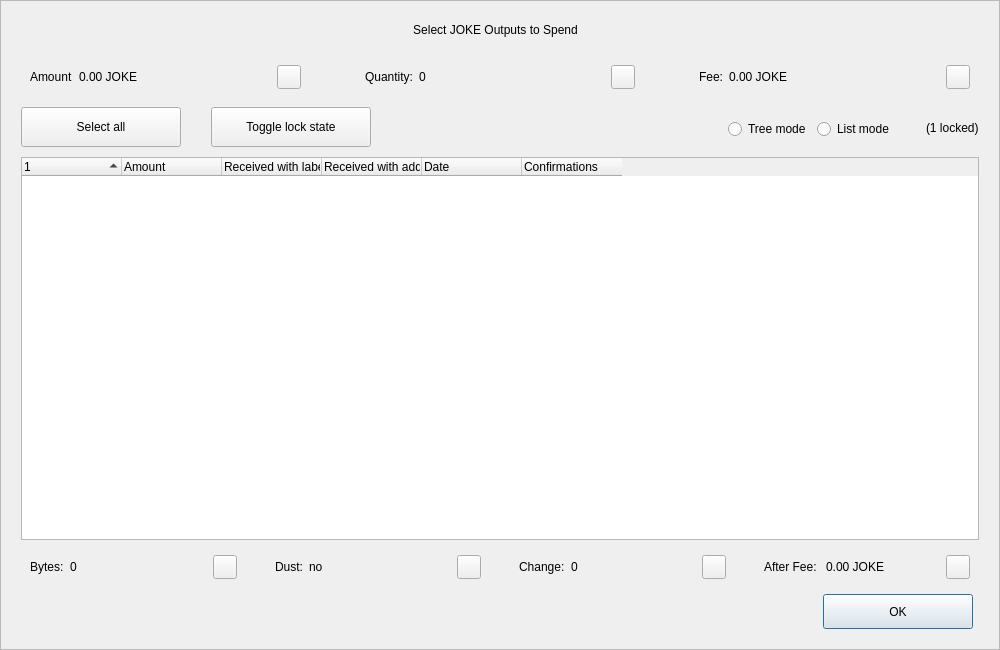
<?xml version="1.0" encoding="UTF-8"?>
<ui version="4.0">
 <class>CoinControlDialog</class>
 <widget class="QDialog" name="CoinControlDialog">
  <property name="geometry">
   <rect>
    <x>0</x>
    <y>0</y>
    <width>1000</width>
    <height>650</height>
   </rect>
  </property>
  <property name="minimumSize">
   <size>
    <width>950</width>
    <height>650</height>
   </size>
  </property>
  <property name="windowTitle">
   <string>Coin Selection</string>
  </property>
  <property name="styleSheet">
   <string notr="true"/>
  </property>
  <layout class="QVBoxLayout" name="verticalLayout">
   <property name="spacing">
    <number>0</number>
   </property>
   <property name="leftMargin">
    <number>0</number>
   </property>
   <property name="topMargin">
    <number>0</number>
   </property>
   <property name="rightMargin">
    <number>0</number>
   </property>
   <property name="bottomMargin">
    <number>0</number>
   </property>
   <item>
    <widget class="QFrame" name="frameContainer">
     <property name="toolTipDuration">
      <number>0</number>
     </property>
     <property name="frameShape">
      <enum>QFrame::StyledPanel</enum>
     </property>
     <property name="frameShadow">
      <enum>QFrame::Raised</enum>
     </property>
     <layout class="QVBoxLayout" name="verticalLayout_2">
      <property name="leftMargin">
       <number>0</number>
      </property>
      <property name="rightMargin">
       <number>0</number>
      </property>
      <property name="bottomMargin">
       <number>20</number>
      </property>
      <item>
       <layout class="QHBoxLayout" name="horizontalLayout_12">
        <property name="spacing">
         <number>0</number>
        </property>
        <property name="leftMargin">
         <number>20</number>
        </property>
        <property name="rightMargin">
         <number>30</number>
        </property>
        <item>
         <spacer name="horizontalSpacer_4">
          <property name="orientation">
           <enum>Qt::Horizontal</enum>
          </property>
          <property name="sizeHint" stdset="0">
           <size>
            <width>40</width>
            <height>20</height>
           </size>
          </property>
         </spacer>
        </item>
        <item>
         <widget class="QLabel" name="labelTitle">
          <property name="minimumSize">
           <size>
            <width>0</width>
            <height>40</height>
           </size>
          </property>
          <property name="maximumSize">
           <size>
            <width>16777215</width>
            <height>40</height>
           </size>
          </property>
          <property name="text">
           <string>Select JOKE Outputs to Spend</string>
          </property>
          <property name="alignment">
           <set>Qt::AlignCenter</set>
          </property>
          <property name="margin">
           <number>7</number>
          </property>
         </widget>
        </item>
        <item>
         <spacer name="horizontalSpacer_5">
          <property name="orientation">
           <enum>Qt::Horizontal</enum>
          </property>
          <property name="sizeHint" stdset="0">
           <size>
            <width>40</width>
            <height>20</height>
           </size>
          </property>
         </spacer>
        </item>
       </layout>
      </item>
      <item>
       <layout class="QHBoxLayout" name="horizontalLayout_8">
        <property name="leftMargin">
         <number>20</number>
        </property>
        <property name="rightMargin">
         <number>20</number>
        </property>
        <item>
         <widget class="QWidget" name="layoutAmount" native="true">
          <layout class="QHBoxLayout" name="horizontalLayout_9" stretch="0,1,0">
           <item>
            <widget class="QLabel" name="labelCoinControlAmountText">
             <property name="text">
              <string>Amount</string>
             </property>
            </widget>
           </item>
           <item>
            <widget class="QLabel" name="labelCoinControlAmount">
             <property name="text">
              <string>0.00 JOKE</string>
             </property>
            </widget>
           </item>
           <item alignment="Qt::AlignHCenter|Qt::AlignVCenter">
            <widget class="QPushButton" name="pushButtonAmount">
             <property name="minimumSize">
              <size>
               <width>0</width>
               <height>24</height>
              </size>
             </property>
             <property name="maximumSize">
              <size>
               <width>24</width>
               <height>26</height>
              </size>
             </property>
             <property name="focusPolicy">
              <enum>Qt::NoFocus</enum>
             </property>
             <property name="styleSheet">
              <string notr="true">padding-bottom:2px;
padding-right:4px;</string>
             </property>
             <property name="text">
              <string/>
             </property>
            </widget>
           </item>
          </layout>
         </widget>
        </item>
        <item>
         <spacer name="horizontalSpacer_2">
          <property name="orientation">
           <enum>Qt::Horizontal</enum>
          </property>
          <property name="sizeType">
           <enum>QSizePolicy::Fixed</enum>
          </property>
          <property name="sizeHint" stdset="0">
           <size>
            <width>40</width>
            <height>20</height>
           </size>
          </property>
         </spacer>
        </item>
        <item>
         <widget class="QWidget" name="layoutQuantity" native="true">
          <layout class="QHBoxLayout" name="horizontalLayout_10" stretch="0,1,0">
           <item>
            <widget class="QLabel" name="labelCoinControlQuantityText">
             <property name="text">
              <string>Quantity:</string>
             </property>
            </widget>
           </item>
           <item>
            <widget class="QLabel" name="labelCoinControlQuantity">
             <property name="text">
              <string>0</string>
             </property>
            </widget>
           </item>
           <item alignment="Qt::AlignHCenter|Qt::AlignVCenter">
            <widget class="QPushButton" name="pushButtonQuantity">
             <property name="minimumSize">
              <size>
               <width>0</width>
               <height>24</height>
              </size>
             </property>
             <property name="maximumSize">
              <size>
               <width>24</width>
               <height>26</height>
              </size>
             </property>
             <property name="focusPolicy">
              <enum>Qt::NoFocus</enum>
             </property>
             <property name="styleSheet">
              <string notr="true">padding-bottom:2px;
               padding-right:4px;</string>
             </property>
             <property name="text">
              <string/>
             </property>
            </widget>
           </item>
          </layout>
         </widget>
        </item>
        <item>
         <spacer name="horizontalSpacer_22">
          <property name="orientation">
           <enum>Qt::Horizontal</enum>
          </property>
          <property name="sizeType">
           <enum>QSizePolicy::Fixed</enum>
          </property>
          <property name="sizeHint" stdset="0">
           <size>
            <width>40</width>
            <height>20</height>
           </size>
          </property>
         </spacer>
        </item>
        <item>
         <widget class="QWidget" name="layoutFee" native="true">
          <layout class="QHBoxLayout" name="horizontalLayout_11" stretch="0,1,0">
           <item>
            <widget class="QLabel" name="labelCoinControlFeeText">
             <property name="text">
              <string>Fee:</string>
             </property>
            </widget>
           </item>
           <item>
            <widget class="QLabel" name="labelCoinControlFee">
             <property name="text">
              <string>0.00 JOKE</string>
             </property>
            </widget>
           </item>
           <item alignment="Qt::AlignHCenter|Qt::AlignVCenter">
            <widget class="QPushButton" name="pushButtonFee">
             <property name="minimumSize">
              <size>
               <width>0</width>
               <height>24</height>
              </size>
             </property>
             <property name="maximumSize">
              <size>
               <width>24</width>
               <height>26</height>
              </size>
             </property>
             <property name="focusPolicy">
              <enum>Qt::NoFocus</enum>
             </property>
             <property name="styleSheet">
              <string notr="true">padding-bottom:2px;
               padding-right:4px;</string>
             </property>
             <property name="text">
              <string/>
             </property>
            </widget>
           </item>
          </layout>
         </widget>
        </item>
       </layout>
      </item>
      <item>
       <widget class="QFrame" name="frame">
        <property name="minimumSize">
         <size>
          <width>0</width>
          <height>40</height>
         </size>
        </property>
        <property name="styleSheet">
         <string notr="true">#frame {
	border:0;
}</string>
        </property>
        <property name="frameShape">
         <enum>QFrame::StyledPanel</enum>
        </property>
        <property name="frameShadow">
         <enum>QFrame::Sunken</enum>
        </property>
        <layout class="QHBoxLayout" name="horizontalLayout">
         <property name="spacing">
          <number>0</number>
         </property>
         <property name="leftMargin">
          <number>20</number>
         </property>
         <property name="topMargin">
          <number>0</number>
         </property>
         <property name="rightMargin">
          <number>20</number>
         </property>
         <property name="bottomMargin">
          <number>0</number>
         </property>
         <item>
          <layout class="QHBoxLayout" name="horizontalLayoutPanel" stretch="0,0,0,0,0,0">
           <property name="spacing">
            <number>20</number>
           </property>
           <item>
            <widget class="QPushButton" name="pushButtonSelectAll">
             <property name="sizePolicy">
              <sizepolicy hsizetype="Maximum" vsizetype="Fixed">
               <horstretch>0</horstretch>
               <verstretch>0</verstretch>
              </sizepolicy>
             </property>
             <property name="minimumSize">
              <size>
               <width>160</width>
               <height>40</height>
              </size>
             </property>
             <property name="maximumSize">
              <size>
               <width>16777215</width>
               <height>40</height>
              </size>
             </property>
             <property name="text">
              <string>Select all</string>
             </property>
             <property name="checkable">
              <bool>true</bool>
             </property>
             <property name="checked">
              <bool>false</bool>
             </property>
             <property name="autoExclusive">
              <bool>false</bool>
             </property>
             <property name="autoDefault">
              <bool>false</bool>
             </property>
            </widget>
           </item>
           <item>
            <spacer name="horizontalSpacer_6">
             <property name="orientation">
              <enum>Qt::Horizontal</enum>
             </property>
             <property name="sizeType">
              <enum>QSizePolicy::Fixed</enum>
             </property>
             <property name="sizeHint" stdset="0">
              <size>
               <width>10</width>
               <height>20</height>
              </size>
             </property>
            </spacer>
           </item>
           <item>
            <widget class="QPushButton" name="pushButtonToggleLock">
             <property name="sizePolicy">
              <sizepolicy hsizetype="Maximum" vsizetype="Fixed">
               <horstretch>0</horstretch>
               <verstretch>0</verstretch>
              </sizepolicy>
             </property>
             <property name="minimumSize">
              <size>
               <width>160</width>
               <height>40</height>
              </size>
             </property>
             <property name="maximumSize">
              <size>
               <width>16777215</width>
               <height>40</height>
              </size>
             </property>
             <property name="text">
              <string>Toggle lock state</string>
             </property>
             <property name="checkable">
              <bool>true</bool>
             </property>
             <property name="autoExclusive">
              <bool>false</bool>
             </property>
             <property name="autoDefault">
              <bool>false</bool>
             </property>
            </widget>
           </item>
           <item>
            <spacer name="horizontalSpacer_7">
             <property name="orientation">
              <enum>Qt::Horizontal</enum>
             </property>
             <property name="sizeType">
              <enum>QSizePolicy::Expanding</enum>
             </property>
             <property name="sizeHint" stdset="0">
              <size>
               <width>30</width>
               <height>20</height>
              </size>
             </property>
            </spacer>
           </item>
           <item alignment="Qt::AlignRight">
            <widget class="QGroupBox" name="groupBox_2">
             <property name="styleSheet">
              <string notr="true">#groupBox_2 {
    background-color:transparent;
    border-radius:0;
}</string>
             </property>
             <property name="title">
              <string/>
             </property>
             <layout class="QHBoxLayout" name="horizontalLayout_14">
              <item>
               <widget class="QRadioButton" name="radioTreeMode">
                <property name="sizePolicy">
                 <sizepolicy hsizetype="Maximum" vsizetype="Fixed">
                  <horstretch>0</horstretch>
                  <verstretch>0</verstretch>
                 </sizepolicy>
                </property>
                <property name="text">
                 <string>Tree mode</string>
                </property>
               </widget>
              </item>
              <item>
               <widget class="QRadioButton" name="radioListMode">
                <property name="sizePolicy">
                 <sizepolicy hsizetype="Maximum" vsizetype="Fixed">
                  <horstretch>0</horstretch>
                  <verstretch>0</verstretch>
                 </sizepolicy>
                </property>
                <property name="text">
                 <string>List mode</string>
                </property>
                <property name="checked">
                 <bool>false</bool>
                </property>
               </widget>
              </item>
             </layout>
            </widget>
           </item>
           <item>
            <widget class="QLabel" name="labelLocked">
             <property name="text">
              <string>(1 locked)</string>
             </property>
            </widget>
           </item>
          </layout>
         </item>
        </layout>
       </widget>
      </item>
      <item>
       <layout class="QHBoxLayout" name="horizontalLayout_13">
        <property name="leftMargin">
         <number>20</number>
        </property>
        <property name="rightMargin">
         <number>20</number>
        </property>
        <item>
         <widget class="CoinControlTreeWidget" name="treeWidget">
          <property name="contextMenuPolicy">
           <enum>Qt::CustomContextMenu</enum>
          </property>
          <property name="styleSheet">
           <string notr="true"/>
          </property>
          <property name="sortingEnabled">
           <bool>false</bool>
          </property>
          <property name="columnCount">
           <number>6</number>
          </property>
          <attribute name="headerShowSortIndicator" stdset="0">
           <bool>true</bool>
          </attribute>
          <attribute name="headerStretchLastSection">
           <bool>false</bool>
          </attribute>
          <column>
           <property name="text">
            <string/>
           </property>
          </column>
          <column>
           <property name="text">
            <string>Amount</string>
           </property>
          </column>
          <column>
           <property name="text">
            <string>Received with label</string>
           </property>
          </column>
          <column>
           <property name="text">
            <string>Received with address</string>
           </property>
          </column>
          <column>
           <property name="text">
            <string>Date</string>
           </property>
          </column>
          <column>
           <property name="text">
            <string>Confirmations</string>
           </property>
           <property name="toolTip">
            <string>Confirmed</string>
           </property>
          </column>
         </widget>
        </item>
       </layout>
      </item>
      <item>
       <layout class="QHBoxLayout" name="horizontalLayout_3">
        <property name="spacing">
         <number>20</number>
        </property>
        <property name="leftMargin">
         <number>20</number>
        </property>
        <property name="rightMargin">
         <number>20</number>
        </property>
        <item>
         <widget class="QWidget" name="layoutBytes" native="true">
          <layout class="QHBoxLayout" name="horizontalLayout_4" stretch="0,1,0">
           <item>
            <widget class="QLabel" name="labelCoinControlBytesText">
             <property name="text">
              <string>Bytes:</string>
             </property>
            </widget>
           </item>
           <item>
            <widget class="QLabel" name="labelCoinControlBytes">
             <property name="text">
              <string>0</string>
             </property>
            </widget>
           </item>
           <item alignment="Qt::AlignHCenter|Qt::AlignVCenter">
            <widget class="QPushButton" name="pushButtonBytes">
             <property name="minimumSize">
              <size>
               <width>0</width>
               <height>24</height>
              </size>
             </property>
             <property name="maximumSize">
              <size>
               <width>24</width>
               <height>26</height>
              </size>
             </property>
             <property name="focusPolicy">
              <enum>Qt::NoFocus</enum>
             </property>
             <property name="styleSheet">
              <string notr="true">padding-bottom:2px;
               padding-right:4px;</string>
             </property>
             <property name="text">
              <string/>
             </property>
            </widget>
           </item>
          </layout>
         </widget>
        </item>
        <item>
         <widget class="QWidget" name="layoutDust" native="true">
          <layout class="QHBoxLayout" name="horizontalLayout_5" stretch="0,1,0">
           <item>
            <widget class="QLabel" name="labelCoinControlLowOutputText">
             <property name="text">
              <string>Dust:</string>
             </property>
            </widget>
           </item>
           <item>
            <widget class="QLabel" name="labelCoinControlLowOutput">
             <property name="text">
              <string>no</string>
             </property>
            </widget>
           </item>
           <item alignment="Qt::AlignHCenter|Qt::AlignVCenter">
            <widget class="QPushButton" name="pushButtonDust">
             <property name="minimumSize">
              <size>
               <width>0</width>
               <height>24</height>
              </size>
             </property>
             <property name="maximumSize">
              <size>
               <width>24</width>
               <height>26</height>
              </size>
             </property>
             <property name="focusPolicy">
              <enum>Qt::NoFocus</enum>
             </property>
             <property name="styleSheet">
              <string notr="true">padding-bottom:2px;
               padding-right:4px;</string>
             </property>
             <property name="text">
              <string/>
             </property>
            </widget>
           </item>
          </layout>
         </widget>
        </item>
        <item>
         <widget class="QWidget" name="layoutChange" native="true">
          <layout class="QHBoxLayout" name="horizontalLayout_6" stretch="0,1,0">
           <item>
            <widget class="QLabel" name="labelCoinControlChangeText">
             <property name="text">
              <string>Change:</string>
             </property>
            </widget>
           </item>
           <item>
            <widget class="QLabel" name="labelCoinControlChange">
             <property name="text">
              <string>0</string>
             </property>
            </widget>
           </item>
           <item alignment="Qt::AlignHCenter|Qt::AlignVCenter">
            <widget class="QPushButton" name="pushButtonChange">
             <property name="minimumSize">
              <size>
               <width>0</width>
               <height>24</height>
              </size>
             </property>
             <property name="maximumSize">
              <size>
               <width>24</width>
               <height>26</height>
              </size>
             </property>
             <property name="focusPolicy">
              <enum>Qt::NoFocus</enum>
             </property>
             <property name="styleSheet">
              <string notr="true">padding-bottom:2px;
               padding-right:4px;</string>
             </property>
             <property name="text">
              <string/>
             </property>
            </widget>
           </item>
          </layout>
         </widget>
        </item>
        <item>
         <widget class="QWidget" name="layoutAfter" native="true">
          <layout class="QHBoxLayout" name="horizontalLayout_7" stretch="0,1,0">
           <item>
            <widget class="QLabel" name="labelCoinControlAfterFeeText">
             <property name="text">
              <string>After Fee: </string>
             </property>
            </widget>
           </item>
           <item>
            <widget class="QLabel" name="labelCoinControlAfterFee">
             <property name="text">
              <string>0.00 JOKE</string>
             </property>
            </widget>
           </item>
           <item alignment="Qt::AlignHCenter|Qt::AlignVCenter">
            <widget class="QPushButton" name="pushButtonAlterFee">
             <property name="minimumSize">
              <size>
               <width>0</width>
               <height>24</height>
              </size>
             </property>
             <property name="maximumSize">
              <size>
               <width>24</width>
               <height>26</height>
              </size>
             </property>
             <property name="focusPolicy">
              <enum>Qt::NoFocus</enum>
             </property>
             <property name="styleSheet">
              <string notr="true">padding-bottom:2px;
               padding-right:4px;</string>
             </property>
             <property name="text">
              <string/>
             </property>
            </widget>
           </item>
          </layout>
         </widget>
        </item>
       </layout>
      </item>
      <item>
       <layout class="QHBoxLayout" name="horizontalLayout_2">
        <property name="spacing">
         <number>0</number>
        </property>
        <property name="leftMargin">
         <number>20</number>
        </property>
        <property name="rightMargin">
         <number>26</number>
        </property>
        <item>
         <spacer name="horizontalSpacer_3">
          <property name="orientation">
           <enum>Qt::Horizontal</enum>
          </property>
          <property name="sizeHint" stdset="0">
           <size>
            <width>558</width>
            <height>20</height>
           </size>
          </property>
         </spacer>
        </item>
        <item>
         <widget class="QPushButton" name="pushButtonOk">
          <property name="minimumSize">
           <size>
            <width>150</width>
            <height>35</height>
           </size>
          </property>
          <property name="text">
           <string>OK</string>
          </property>
         </widget>
        </item>
       </layout>
      </item>
     </layout>
    </widget>
   </item>
  </layout>
 </widget>
 <customwidgets>
  <customwidget>
   <class>CoinControlTreeWidget</class>
   <extends>QTreeWidget</extends>
   <header>coincontroltreewidget.h</header>
  </customwidget>
 </customwidgets>
 <resources/>
 <connections/>
</ui>
